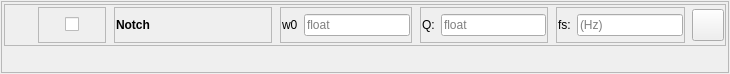
<?xml version="1.0" encoding="UTF-8"?>
<ui version="4.0">
 <class>topLevelForm</class>
 <widget class="QWidget" name="topLevelForm">
  <property name="geometry">
   <rect>
    <x>0</x>
    <y>0</y>
    <width>730</width>
    <height>74</height>
   </rect>
  </property>
  <property name="sizePolicy">
   <sizepolicy hsizetype="Preferred" vsizetype="Minimum">
    <horstretch>0</horstretch>
    <verstretch>0</verstretch>
   </sizepolicy>
  </property>
  <property name="maximumSize">
   <size>
    <width>800</width>
    <height>100</height>
   </size>
  </property>
  <property name="windowTitle">
   <string>Form</string>
  </property>
  <layout class="QVBoxLayout" name="verticalLayout">
   <property name="leftMargin">
    <number>1</number>
   </property>
   <property name="topMargin">
    <number>1</number>
   </property>
   <property name="rightMargin">
    <number>1</number>
   </property>
   <property name="bottomMargin">
    <number>1</number>
   </property>
   <item>
    <widget class="QFrame" name="frame_6">
     <property name="frameShape">
      <enum>QFrame::StyledPanel</enum>
     </property>
     <property name="frameShadow">
      <enum>QFrame::Raised</enum>
     </property>
     <layout class="QVBoxLayout" name="verticalLayout_3">
      <property name="leftMargin">
       <number>1</number>
      </property>
      <property name="topMargin">
       <number>1</number>
      </property>
      <property name="rightMargin">
       <number>1</number>
      </property>
      <property name="bottomMargin">
       <number>1</number>
      </property>
      <item>
       <widget class="QWidget" name="DataProcessorSettingsWidget" native="true">
        <layout class="QHBoxLayout" name="horizontalLayout_10">
         <property name="leftMargin">
          <number>1</number>
         </property>
         <property name="topMargin">
          <number>1</number>
         </property>
         <property name="rightMargin">
          <number>1</number>
         </property>
         <property name="bottomMargin">
          <number>1</number>
         </property>
         <item>
          <widget class="QFrame" name="frame">
           <property name="sizePolicy">
            <sizepolicy hsizetype="Preferred" vsizetype="Minimum">
             <horstretch>0</horstretch>
             <verstretch>0</verstretch>
            </sizepolicy>
           </property>
           <property name="frameShape">
            <enum>QFrame::StyledPanel</enum>
           </property>
           <property name="frameShadow">
            <enum>QFrame::Raised</enum>
           </property>
           <layout class="QHBoxLayout" name="horizontalLayout_12">
            <property name="leftMargin">
             <number>1</number>
            </property>
            <property name="topMargin">
             <number>1</number>
            </property>
            <property name="rightMargin">
             <number>1</number>
            </property>
            <property name="bottomMargin">
             <number>1</number>
            </property>
            <item>
             <widget class="QLabel" name="DataProcessorStateLabel">
              <property name="sizePolicy">
               <sizepolicy hsizetype="Fixed" vsizetype="Minimum">
                <horstretch>0</horstretch>
                <verstretch>0</verstretch>
               </sizepolicy>
              </property>
              <property name="minimumSize">
               <size>
                <width>25</width>
                <height>0</height>
               </size>
              </property>
              <property name="text">
               <string/>
              </property>
             </widget>
            </item>
            <item>
             <widget class="QWidget" name="ActivateCheckboxWidget" native="true">
              <property name="sizePolicy">
               <sizepolicy hsizetype="Fixed" vsizetype="Minimum">
                <horstretch>0</horstretch>
                <verstretch>0</verstretch>
               </sizepolicy>
              </property>
              <property name="minimumSize">
               <size>
                <width>70</width>
                <height>0</height>
               </size>
              </property>
              <layout class="QHBoxLayout" name="horizontalLayout_3">
               <property name="leftMargin">
                <number>1</number>
               </property>
               <property name="topMargin">
                <number>1</number>
               </property>
               <property name="rightMargin">
                <number>1</number>
               </property>
               <property name="bottomMargin">
                <number>1</number>
               </property>
               <item>
                <widget class="QFrame" name="frame_1">
                 <property name="frameShape">
                  <enum>QFrame::StyledPanel</enum>
                 </property>
                 <property name="frameShadow">
                  <enum>QFrame::Raised</enum>
                 </property>
                 <layout class="QHBoxLayout" name="horizontalLayout_7">
                  <property name="leftMargin">
                   <number>1</number>
                  </property>
                  <property name="topMargin">
                   <number>1</number>
                  </property>
                  <property name="rightMargin">
                   <number>1</number>
                  </property>
                  <property name="bottomMargin">
                   <number>1</number>
                  </property>
                  <item alignment="Qt::AlignHCenter|Qt::AlignVCenter">
                   <widget class="QCheckBox" name="ActivateDataProcessorCheckbox">
                    <property name="layoutDirection">
                     <enum>Qt::RightToLeft</enum>
                    </property>
                    <property name="text">
                     <string/>
                    </property>
                   </widget>
                  </item>
                 </layout>
                </widget>
               </item>
              </layout>
             </widget>
            </item>
            <item>
             <widget class="QWidget" name="dataProessorNameWidget" native="true">
              <property name="sizePolicy">
               <sizepolicy hsizetype="Fixed" vsizetype="Minimum">
                <horstretch>0</horstretch>
                <verstretch>0</verstretch>
               </sizepolicy>
              </property>
              <property name="minimumSize">
               <size>
                <width>160</width>
                <height>0</height>
               </size>
              </property>
              <layout class="QHBoxLayout" name="horizontalLayout_2">
               <property name="leftMargin">
                <number>1</number>
               </property>
               <property name="topMargin">
                <number>1</number>
               </property>
               <property name="rightMargin">
                <number>1</number>
               </property>
               <property name="bottomMargin">
                <number>1</number>
               </property>
               <item>
                <widget class="QFrame" name="frame_2">
                 <property name="frameShape">
                  <enum>QFrame::StyledPanel</enum>
                 </property>
                 <property name="frameShadow">
                  <enum>QFrame::Raised</enum>
                 </property>
                 <layout class="QHBoxLayout" name="horizontalLayout_4">
                  <property name="leftMargin">
                   <number>1</number>
                  </property>
                  <property name="topMargin">
                   <number>1</number>
                  </property>
                  <property name="rightMargin">
                   <number>1</number>
                  </property>
                  <property name="bottomMargin">
                   <number>1</number>
                  </property>
                  <item>
                   <widget class="QLabel" name="dataProcessorNameLabel">
                    <property name="enabled">
                     <bool>true</bool>
                    </property>
                    <property name="sizePolicy">
                     <sizepolicy hsizetype="Expanding" vsizetype="Fixed">
                      <horstretch>0</horstretch>
                      <verstretch>0</verstretch>
                     </sizepolicy>
                    </property>
                    <property name="minimumSize">
                     <size>
                      <width>0</width>
                      <height>32</height>
                     </size>
                    </property>
                    <property name="maximumSize">
                     <size>
                      <width>200</width>
                      <height>32</height>
                     </size>
                    </property>
                    <property name="font">
                     <font>
                      <bold>true</bold>
                     </font>
                    </property>
                    <property name="text">
                     <string>Notch</string>
                    </property>
                   </widget>
                  </item>
                 </layout>
                </widget>
               </item>
              </layout>
             </widget>
            </item>
            <item>
             <widget class="QWidget" name="w0Widget" native="true">
              <property name="sizePolicy">
               <sizepolicy hsizetype="Preferred" vsizetype="Minimum">
                <horstretch>0</horstretch>
                <verstretch>0</verstretch>
               </sizepolicy>
              </property>
              <layout class="QHBoxLayout" name="horizontalLayout_5">
               <property name="leftMargin">
                <number>1</number>
               </property>
               <property name="topMargin">
                <number>1</number>
               </property>
               <property name="rightMargin">
                <number>1</number>
               </property>
               <property name="bottomMargin">
                <number>1</number>
               </property>
               <item>
                <widget class="QFrame" name="frame_3">
                 <property name="frameShape">
                  <enum>QFrame::StyledPanel</enum>
                 </property>
                 <property name="frameShadow">
                  <enum>QFrame::Raised</enum>
                 </property>
                 <layout class="QHBoxLayout" name="horizontalLayout_8">
                  <property name="leftMargin">
                   <number>1</number>
                  </property>
                  <property name="topMargin">
                   <number>1</number>
                  </property>
                  <property name="rightMargin">
                   <number>1</number>
                  </property>
                  <property name="bottomMargin">
                   <number>1</number>
                  </property>
                  <item>
                   <widget class="QLabel" name="w0Lable">
                    <property name="text">
                     <string>w0</string>
                    </property>
                   </widget>
                  </item>
                  <item>
                   <widget class="QLineEdit" name="w0LineEdit">
                    <property name="inputMask">
                     <string/>
                    </property>
                    <property name="text">
                     <string/>
                    </property>
                    <property name="placeholderText">
                     <string>float</string>
                    </property>
                   </widget>
                  </item>
                 </layout>
                </widget>
               </item>
              </layout>
             </widget>
            </item>
            <item>
             <widget class="QWidget" name="QWidget" native="true">
              <property name="sizePolicy">
               <sizepolicy hsizetype="Preferred" vsizetype="Minimum">
                <horstretch>0</horstretch>
                <verstretch>0</verstretch>
               </sizepolicy>
              </property>
              <layout class="QHBoxLayout" name="horizontalLayout_11">
               <property name="leftMargin">
                <number>1</number>
               </property>
               <property name="topMargin">
                <number>1</number>
               </property>
               <property name="rightMargin">
                <number>1</number>
               </property>
               <property name="bottomMargin">
                <number>1</number>
               </property>
               <item>
                <widget class="QFrame" name="frame_5">
                 <property name="frameShape">
                  <enum>QFrame::StyledPanel</enum>
                 </property>
                 <property name="frameShadow">
                  <enum>QFrame::Raised</enum>
                 </property>
                 <layout class="QHBoxLayout" name="horizontalLayout_9">
                  <property name="leftMargin">
                   <number>1</number>
                  </property>
                  <property name="topMargin">
                   <number>1</number>
                  </property>
                  <property name="rightMargin">
                   <number>1</number>
                  </property>
                  <property name="bottomMargin">
                   <number>1</number>
                  </property>
                  <item>
                   <widget class="QLabel" name="QLabel">
                    <property name="text">
                     <string>Q:</string>
                    </property>
                   </widget>
                  </item>
                  <item>
                   <widget class="QLineEdit" name="QLineEdit">
                    <property name="text">
                     <string/>
                    </property>
                    <property name="placeholderText">
                     <string>float</string>
                    </property>
                   </widget>
                  </item>
                 </layout>
                </widget>
               </item>
              </layout>
             </widget>
            </item>
            <item>
             <widget class="QWidget" name="fsWidget" native="true">
              <property name="sizePolicy">
               <sizepolicy hsizetype="Preferred" vsizetype="Minimum">
                <horstretch>0</horstretch>
                <verstretch>0</verstretch>
               </sizepolicy>
              </property>
              <layout class="QHBoxLayout" name="horizontalLayout_6">
               <property name="leftMargin">
                <number>1</number>
               </property>
               <property name="topMargin">
                <number>1</number>
               </property>
               <property name="rightMargin">
                <number>1</number>
               </property>
               <property name="bottomMargin">
                <number>1</number>
               </property>
               <item>
                <widget class="QFrame" name="frame_4">
                 <property name="frameShape">
                  <enum>QFrame::StyledPanel</enum>
                 </property>
                 <property name="frameShadow">
                  <enum>QFrame::Raised</enum>
                 </property>
                 <layout class="QHBoxLayout" name="horizontalLayout">
                  <property name="leftMargin">
                   <number>1</number>
                  </property>
                  <property name="topMargin">
                   <number>1</number>
                  </property>
                  <property name="rightMargin">
                   <number>1</number>
                  </property>
                  <property name="bottomMargin">
                   <number>1</number>
                  </property>
                  <item>
                   <widget class="QLabel" name="fsLabel">
                    <property name="text">
                     <string>fs:</string>
                    </property>
                   </widget>
                  </item>
                  <item>
                   <widget class="QLineEdit" name="fsLineEdit">
                    <property name="text">
                     <string/>
                    </property>
                    <property name="placeholderText">
                     <string>(Hz)</string>
                    </property>
                   </widget>
                  </item>
                 </layout>
                </widget>
               </item>
              </layout>
             </widget>
            </item>
            <item>
             <widget class="QPushButton" name="removeDataProcessorBtn">
              <property name="sizePolicy">
               <sizepolicy hsizetype="Fixed" vsizetype="Minimum">
                <horstretch>0</horstretch>
                <verstretch>0</verstretch>
               </sizepolicy>
              </property>
              <property name="minimumSize">
               <size>
                <width>32</width>
                <height>32</height>
               </size>
              </property>
              <property name="maximumSize">
               <size>
                <width>32</width>
                <height>32</height>
               </size>
              </property>
              <property name="text">
               <string/>
              </property>
             </widget>
            </item>
           </layout>
          </widget>
         </item>
        </layout>
       </widget>
      </item>
      <item>
       <widget class="QWidget" name="DataProcessorEvokeMessageWidget" native="true">
        <layout class="QHBoxLayout" name="horizontalLayout_13">
         <property name="leftMargin">
          <number>1</number>
         </property>
         <property name="topMargin">
          <number>1</number>
         </property>
         <property name="rightMargin">
          <number>1</number>
         </property>
         <property name="bottomMargin">
          <number>1</number>
         </property>
         <item>
          <widget class="QLabel" name="DataProcessorEvokeMessageLabel">
           <property name="text">
            <string/>
           </property>
          </widget>
         </item>
        </layout>
       </widget>
      </item>
     </layout>
    </widget>
   </item>
  </layout>
 </widget>
 <resources/>
 <connections/>
</ui>
